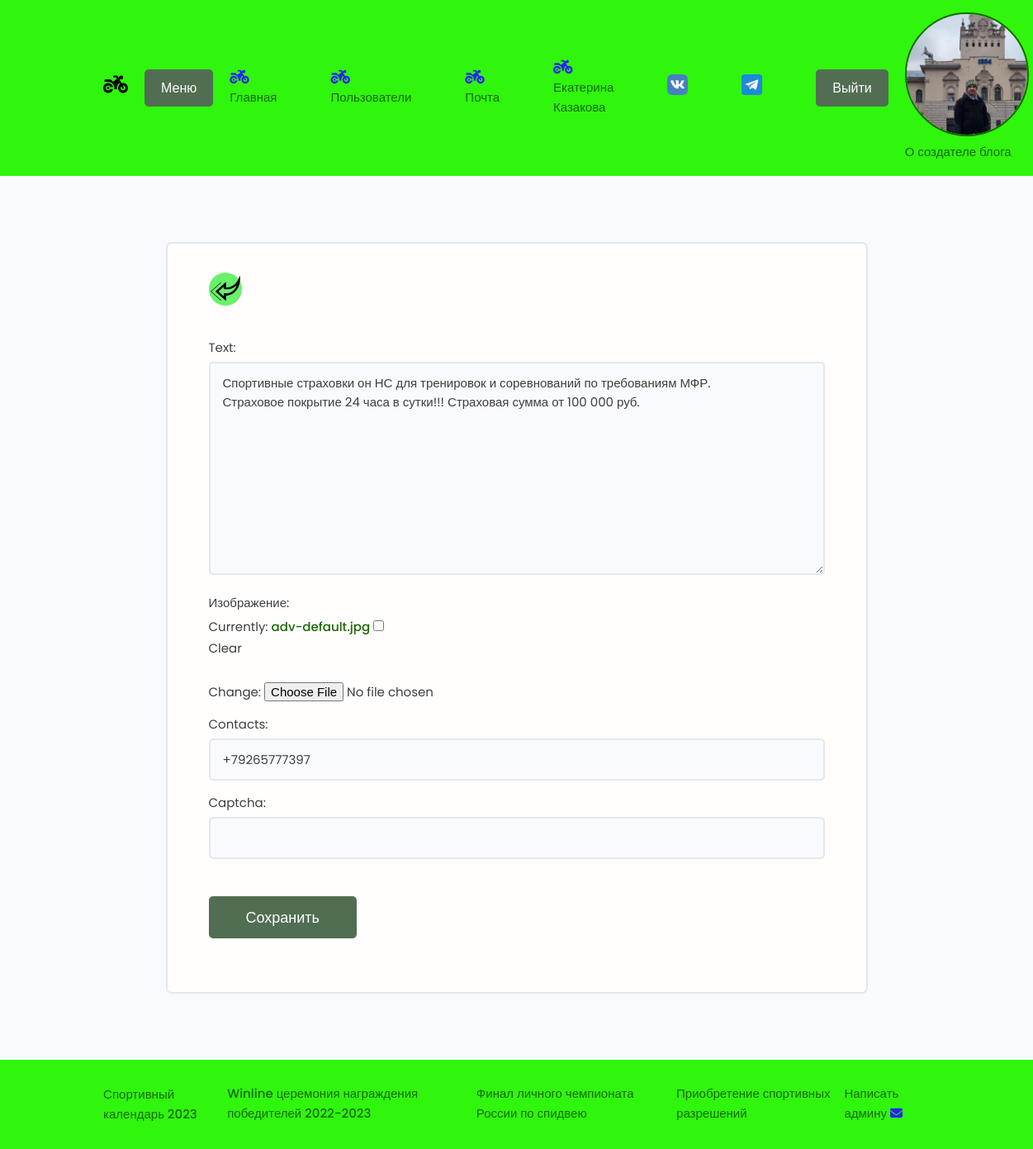
The app's page /update-advertisement/2/ (signed in), older data.
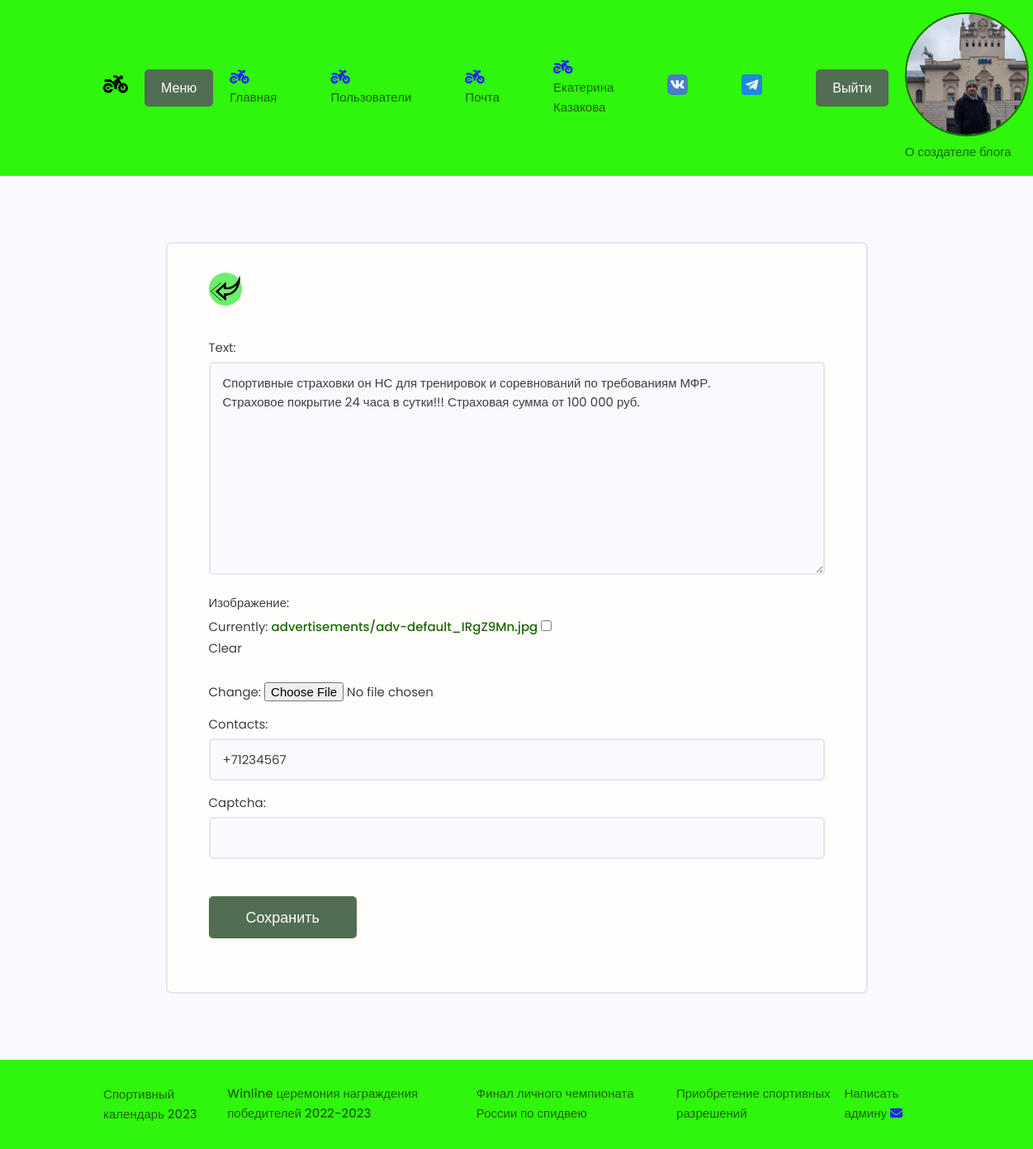
The same page, newer data.
### blogs/models.py (models this page shows, shortened)
class Advertisement(models.Model):
    text = models.TextField(null=True, blank=True)
    image = models.ImageField(null=True, blank=True, upload_to="advertisements/",
                              default='adv-default.jpg', verbose_name='Изображение')
    contacts = models.CharField(max_length=250)
    owner = models.ForeignKey(Profiles, on_delete=models.SET_NULL,
                              blank=True, null=True, verbose_name='Автор объявления')
    created = models.DateTimeField(default=datetime.datetime.now)
    class Meta:
        ordering = ['-created']

### blogs/views.py (the view)
# urls.py: path('update-advertisement/<str:pk>/', views.update_advertisement, name='update-advertisement'),
@login_required(login_url='login')
def update_advertisement(request, pk):
    profile = request.user.profiles
    advertisement = profile.advertisement_set.get(id=pk)
    form = AdvertisementForm(instance=advertisement)
    if request.method == 'POST':
        form = AdvertisementForm(request.POST, request.FILES, instance=advertisement)
        if form.is_valid():
            advertisement.save()
            return redirect('account')
    context = {'form': form, 'advertisement': advertisement}
    return render(request, 'blogs/form-advertisement.html', context)

### blogs/forms.py
class AdvertisementForm(ModelForm):
    captcha = CaptchaField()
    class Meta:
        model = Advertisement
        fields = ['text', 'image', 'contacts']
    def __init__(self, *args, **kwargs):
        super().__init__(*args, **kwargs)
        for name, field in self.fields.items():
            field.widget.attrs.update({'class': 'input'})

### blogs/templates/blogs/form-advertisement.html (shortened to what this page needs)
{% extends 'blogs/base.html' %}
{% load static %}
{% block content %}
 <main class="formPage my-xl">
        <div class="content-box">
            <div class="formWrapper">
                <a class="backButton" href="{% url 'account' %}"><img src="{% static 'images/left.png' %}" alt="left"></a>
                <br>
                <form class="form" method="POST" enctype="multipart/form-data">
                    {% for field in form %}
                    <div class="form__field">
                        <label>{{ field.label }}: </label>
                        {{ field }}
                    </div>
                    {% endfor %}
                    <input class="btn btn--sub btn--lg  my-md" type="submit" value="Сохранить" />
                </form>
            </div>
        </div>
    </main>
{% endblock %}

Row changes from the older to the newer data that the page shows:
changed Advertisement: contacts "+79265777397" → "+71234567"
Text that changed along with them:
text no longer shown: "Currently: adv-default.jpg Clear Change:"
text now shown: "Currently: advertisements/adv-default_IRgZ9Mn.jpg Clear Change:"
